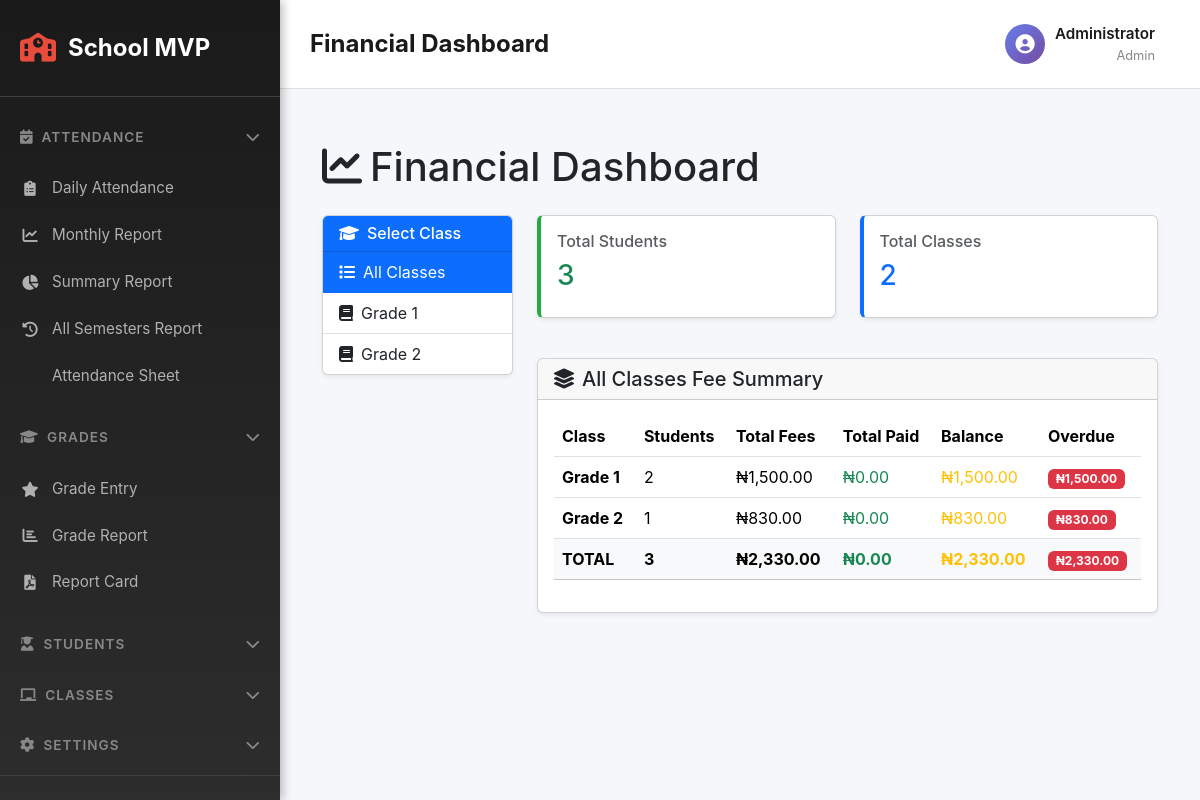
The app's page /financial.php (signed in) with its own data.
### tables this page shows
CREATE TABLE IF NOT EXISTS classes (
  id INT AUTO_INCREMENT PRIMARY KEY,
  name VARCHAR(128) NOT NULL,
  teacher_id INT DEFAULT NULL,
  created_at TIMESTAMP DEFAULT CURRENT_TIMESTAMP,
  FOREIGN KEY (teacher_id) REFERENCES teachers(id) ON DELETE SET NULL
);

### inc/services.php (called while the page is built, shortened)
<?php
abstract class BaseService
{
    protected PDO $pdo;
    protected string $table;
    public function __construct(PDO $pdo = null)
    {
        $this->pdo = $pdo ?? getDb();
    }
    public function getAll(array $filters = [], string $orderBy = 'id', string $order = 'ASC'): array
    {
        $where = $this->buildWhereClause($filters);
        $sql = "SELECT * FROM {$this->table}";
        if (!empty($where['sql'])) {
            $sql .= " WHERE " . $where['sql'];
        }
        $sql .= " ORDER BY {$orderBy} {$order}";
        $stmt = $this->pdo->prepare($sql);
        $stmt->execute($where['params']);
        return $stmt->fetchAll(PDO::FETCH_ASSOC);
    }
    protected function buildWhereClause(array $filters): array
    {
        $where = ['sql' => '', 'params' => []];
        $conditions = [];
        foreach ($filters as $key => $value) {
            if (is_array($value)) {
                $placeholders = implode(',', array_fill(0, count($value), '?'));
                $conditions[] = "{$key} IN ({$placeholders})";
                $where['params'] = array_merge($where['params'], $value);
            } else {
                $conditions[] = "{$key} = ?";
                $where['params'][] = $value;
            }
        }
        $where['sql'] = implode(' AND ', $conditions);
        return $where;
    }
    protected function query(string $sql, array $params = []): PDOStatement
    {
        $stmt = $this->pdo->prepare($sql);
        $stmt->execute($params);
        return $stmt;
    }
}
class StudentService extends BaseService
{
    public function getStudentsByClass(int $classId): array
    {
        return $this->getAll(['class_id' => $classId], 'name');
    }
}
class FeeService extends BaseService
{
    public function getStudentFeesOverview(int $studentId): array
    {
        $stmt = $this->query(
            "SELECT cf.*,
                    COALESCE(SUM(pr.amount_paid), 0) as total_paid,
                    cf.amount - COALESCE(SUM(pr.amount_paid), 0) as balance,
                    CASE WHEN cf.due_date < NOW() AND cf.amount - COALESCE(SUM(pr.amount_paid), 0) > 0 THEN TRUE ELSE FALSE END as is_overdue
             FROM class_fees cf
             JOIN students s ON cf.class_id = s.class_id
             LEFT JOIN payment_records pr ON cf.id = pr.class_fee_id AND pr.student_id = ?
             WHERE s.id = ? AND cf.is_active = TRUE
             GROUP BY cf.id
             ORDER BY cf.due_date",
            [$studentId, $studentId]
        );
        return $stmt->fetchAll(PDO::FETCH_ASSOC);
    }
}

### financial.php (the view, shortened to what this page needs)
<?php
require_once __DIR__ . '/inc/services.php';
$pdo = getDb();
$feeService = new FeeService($pdo);
$studentService = new StudentService($pdo);
$stmt = $pdo->query('SELECT id, name FROM classes ORDER BY name');
$classes = $stmt->fetchAll(PDO::FETCH_ASSOC);
$selectedClass = intval($_GET['class_id'] ?? 0);
?>
<?php include __DIR__ . '/inc/sidebar-header.php'; ?>
<div class="container-fluid mt-4 mb-5">
    <h1 class="mb-4">
        <i class="fas fa-chart-line me-2"></i>Financial Dashboard
    </h1>
    <div class="row">
        <div class="col-lg-3 mb-4">
            <div class="card shadow-sm mb-3">
                <div class="card-header bg-primary text-white">
                    <h6 class="mb-0">
                        <i class="fas fa-graduation-cap me-2"></i>Select Class
                    </h6>
                </div>
                <div class="list-group list-group-flush" style="max-height: 400px; overflow-y: auto;">
                    <a href="financial.php?action=overview&class_id=0"
                       class="list-group-item list-group-item-action <?= $selectedClass == 0 ? 'active' : '' ?>">
                        <i class="fas fa-list me-2"></i>All Classes
                    </a>
                    <?php foreach ($classes as $c): ?>
                    <a href="financial.php?action=overview&class_id=<?= $c['id'] ?>"
                       class="list-group-item list-group-item-action <?= $c['id'] == $selectedClass ? 'active' : '' ?>">
                        <i class="fas fa-book me-2"></i><?= htmlspecialchars($c['name']) ?>
                    </a>
                    <?php endforeach; ?>
                </div>
            </div>
        </div>
        <div class="col-lg-9">
            <?php if ($selectedClass == 0): ?>
            <div class="row mb-4">
                <div class="col-md-6 mb-3">
                    <div class="card shadow-sm" style="border-left: 4px solid #28a745;">
                        <div class="card-body">
                            <h6 class="text-muted">Total Students</h6>
                            <h3 class="text-success">
                                <?php
                                    $stmt = $pdo->query('SELECT COUNT(*) FROM students');
                                    echo $stmt->fetchColumn();
                                ?>
                            </h3>
                        </div>
                    </div>
                </div>
                <div class="col-md-6 mb-3">
                    <div class="card shadow-sm" style="border-left: 4px solid #0d6efd;">
                        <div class="card-body">
                            <h6 class="text-muted">Total Classes</h6>
                            <h3 class="text-primary"><?= count($classes) ?></h3>
                        </div>
                    </div>
                </div>
            </div>
            <div class="card shadow-sm">
                <div class="card-header">
                    <h5 class="mb-0">
                        <i class="fas fa-layer-group me-2"></i>All Classes Fee Summary
                    </h5>
                </div>
                <div class="card-body">
                    <div class="table-responsive">
                        <table class="table table-hover">
                            <thead>
                                <tr>
                                    <th>Class</th>
                                    <th>Students</th>
                                    <th>Total Fees</th>
                                    <th>Total Paid</th>
                                    <th>Balance</th>
                                    <th>Overdue</th>
                                </tr>
                            </thead>
                            <tbody>
                                <?php
                                    $grandTotalFees = 0;
                                    $grandTotalPaid = 0;
                                    $grandTotalBalance = 0;
                                    $grandTotalOverdue = 0;
                                    foreach ($classes as $class):
                                        $classStudents = $studentService->getStudentsByClass($class['id']);
                                        $classTotalFees = 0;
                                        $classTotalPaid = 0;
                                        $classTotalBalance = 0;
                                        $classTotalOverdue = 0;
                                        foreach ($classStudents as $student) {
                                            $fees = $feeService->getStudentFeesOverview($student['id']);
                                            foreach ($fees as $fee) {
                                                $classTotalFees += $fee['amount'];
                                                $classTotalPaid += $fee['total_paid'];
                                                $classTotalBalance += $fee['balance'];
                                                if ($fee['is_overdue']) {
                                                    $classTotalOverdue += $fee['balance'];
                                                }
                                            }
                                        }
                                        $grandTotalFees += $classTotalFees;
                                        $grandTotalPaid += $classTotalPaid;
                                        $grandTotalBalance += $classTotalBalance;
                                        $grandTotalOverdue += $classTotalOverdue;
                                ?>
                                <tr>
                                    <td><strong><?= htmlspecialchars($class['name']) ?></strong></td>
                                    <td><?= count($classStudents) ?></td>
                                    <td>₦<?= number_format($classTotalFees, 2) ?></td>
                                    <td class="text-success">₦<?= number_format($classTotalPaid, 2) ?></td>
                                    <td class="text-warning">₦<?= number_format($classTotalBalance, 2) ?></td>
                                    <td><span class="badge bg-danger">₦<?= number_format($classTotalOverdue, 2) ?></span></td>
                                </tr>
                                <?php endforeach; ?>
                            </tbody>
                            <tfoot class="table-light">
                                <tr>
                                    <th>TOTAL</th>
                                    <th><?= array_sum(array_map(fn($c) => count($studentService->getStudentsByClass($c['id'])), $classes)) ?></th>
                                    <th>₦<?= number_format($grandTotalFees, 2) ?></th>
                                    <th class="text-success">₦<?= number_format($grandTotalPaid, 2) ?></th>
                                    <th class="text-warning">₦<?= number_format($grandTotalBalance, 2) ?></th>
                                    <th><span class="badge bg-danger">₦<?= number_format($grandTotalOverdue, 2) ?></span></th>
                                </tr>
                            </tfoot>
                        </table>
                    </div>
                </div>
            </div>
            <?php endif; ?>
        </div>
    </div>
</div>
<?php include __DIR__ . '/inc/sidebar-footer.php'; ?>

### inc/sidebar-header.php (style rules this page uses)
* { margin: 0; padding: 0; box-sizing: border-box; }
html, body { width: 100%; height: 100%; margin: 0 !important; padding: 0 !important; }
body { display: flex !important; min-height: 100vh; background-color: #f5f7fa; font-family: -apple-system, BlinkMacSystemFont, "Segoe UI", Roboto, "Helvetica Neue", Arial, sans-serif; flex-wrap: nowrap !important; }
.mb-0 { margin-bottom: 0 !important; }

### records on screen
classes: name "Grade 1", count($classStudents) "2", classTotalFees "1,500.00", classTotalPaid "0.00", classTotalBalance "1,500.00", classTotalOverdue "1,500.00"
classes: name "Grade 2", count($classStudents) "1", classTotalFees "830.00", classTotalPaid "0.00", classTotalBalance "830.00", classTotalOverdue "830.00"

### other values on screen
APP_NAME "School MVP"
$pageTitle "Financial Dashboard"
$user['name'] "Administrator"
$user['role'] "Admin"
$stmt->fetchColumn() "3"
count($classes) "2"
$grandTotalFees "2,330.00"
$grandTotalPaid "0.00"
$grandTotalBalance "2,330.00"
$grandTotalOverdue "2,330.00"
